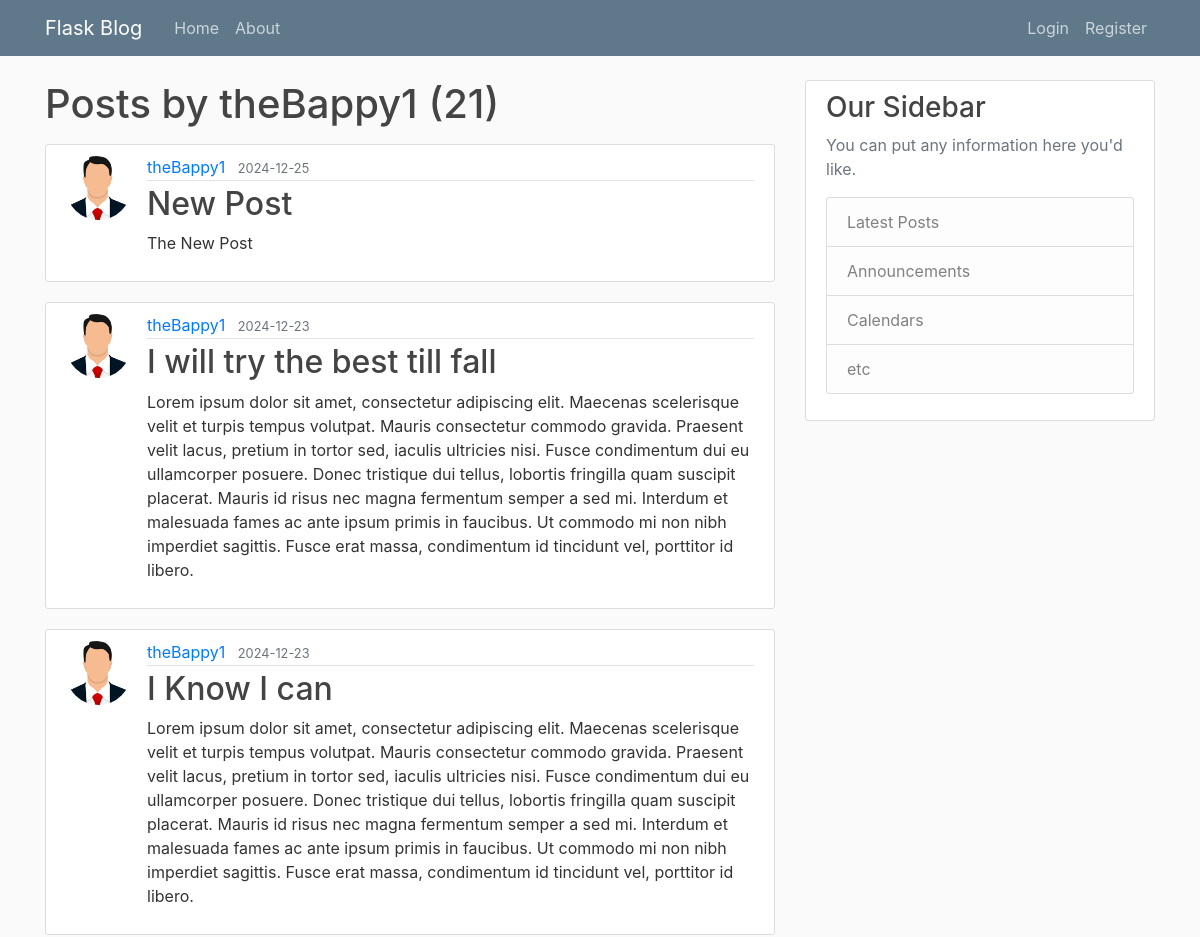
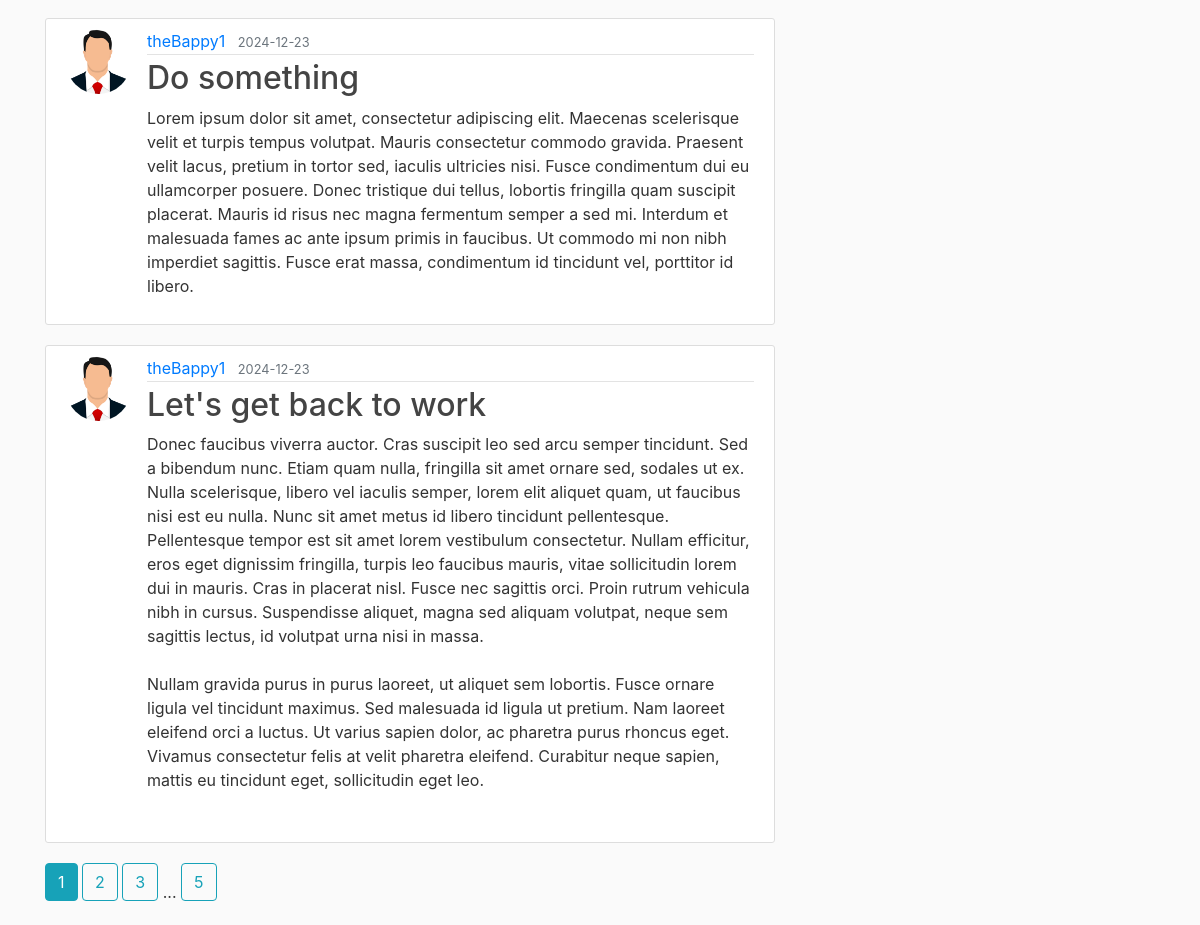
The app's page /user/theBappy1 with its own data (2 pictures, top to bottom).
### flaskblog/models.py (models this page shows, shortened)
class User(db.Model, UserMixin):
    id = db.Column(db.Integer, primary_key=True)
    username = db.Column(db.String(20), unique=True, nullable=False)
    email = db.Column(db.String(120), unique=True, nullable=False)
    image_file = db.Column(db.String(20), nullable=False, default='default.jpg')
    password = db.Column(db.String(60), nullable=False)
    posts = db.relationship('Post', backref='author', lazy=True)

class Post(db.Model):
    id = db.Column(db.Integer, primary_key=True)
    title = db.Column(db.String(100), nullable=False)
    date_posted = db.Column(db.DateTime, nullable=False, default=datetime.utcnow)
    content = db.Column(db.Text, nullable=False)
    user_id = db.Column(db.Integer, db.ForeignKey('user.id'), nullable=False)

### flaskblog/users/routes.py (the view)
@users.route("/user/<string:username>")
def user_posts(username):
    page = request.args.get('page', 1, type=int)
    user = User.query.filter_by(username=username).first_or_404()
    posts = Post.query.filter_by(author=user)\
        .order_by(Post.date_posted.desc())\
        .paginate(page=page, per_page=5)
    return render_template('user_posts.html', posts=posts, user=user)

### flaskblog/templates/user_posts.html
{% extends "layout.html" %}
{% block content %}
    <h1 class="mb-3">Posts by {{ user.username }} ({{ posts.total }})</h1>
    {% for post in posts.items %}
        <article class="media content-section">
          <img class="rounded-circle article-img" src="{{ url_for('static', filename='profile_pics/' + post.author.image_file) }}">
          <div class="media-body">
            <div class="article-metadata">
              <a class="mr-2" href="{{ url_for('users.user_posts', username=post.author.username) }}">{{ post.author.username }}</a>
              <small class="text-muted">{{ post.date_posted.strftime('%Y-%m-%d') }}</small>
            </div>
            <h2><a class="article-title" href="{{ url_for('posts.post', post_id=post.id) }}">{{ post.title }}</a></h2>
            <p class="article-content">{{ post.content }}</p>
          </div>
        </article>
    {% endfor %}
    {% for page_num in posts.iter_pages(left_edge=1, right_edge=1, left_current=1, right_current=2) %}
      {% if page_num %}
        {% if posts.page == page_num %}
          <a class="btn btn-info mb-4" href="{{ url_for('users.user_posts', username=user.username, page=page_num) }}">{{ page_num }}</a>
        {% else %}
          <a class="btn btn-outline-info mb-4" href="{{ url_for('users.user_posts', username=user.username, page=page_num) }}">{{ page_num }}</a>
        {% endif %}
      {% else %}
        ...
      {% endif %}
    {% endfor %}
{% endblock content %}

### flaskblog/static/main.css (style rules this page uses)
body { background: #fafafa; color: #333333; margin-top: 5rem; }
h1, h2, h3, h4, h5, h6 { color: #444444; }
.content-section { background: #ffffff; padding: 10px 20px; border: 1px solid #dddddd; border-radius: 3px; margin-bottom: 20px; }
.article-title { color: #444444; }
.article-content { white-space: pre-line; }
.article-img { height: 65px; width: 65px; margin-right: 16px; }
.article-metadata { padding-bottom: 1px; margin-bottom: 4px; border-bottom: 1px solid #e3e3e3 }

### records on screen
User: username "theBappy1"
Post: image_file (picture), author.username "theBappy1", date_posted "2024-12-25", title "New Post", content "The New Post"
Post: image_file (picture), author.username "theBappy1", date_posted "2024-12-23", title "I will try the best till fall", content "Lorem ipsum dolor sit amet, consectetur adipiscing elit. Maecenas scelerisque velit et turpis tempus volutpat. Mauris consectetur commodo gravida. Praesent velit lacus, pretium in tortor sed, iaculis ultricies nisi. Fusce condimentum dui eu ullamcorper posuere. Donec tristique dui tellus, lobortis fringilla quam suscipit placerat. Mauris id risus nec magna fermentum semper a sed mi. Interdum et malesuada fames ac ante ipsum primis in faucibus. Ut commodo mi non nibh imperdiet sagittis. Fusce erat massa, condimentum id tincidunt vel, porttitor id libero."
Post: image_file (picture), author.username "theBappy1", date_posted "2024-12-23", title "I Know I can", content "Lorem ipsum dolor sit amet, consectetur adipiscing elit. Maecenas scelerisque velit et turpis tempus volutpat. Mauris consectetur commodo gravida. Praesent velit lacus, pretium in tortor sed, iaculis ultricies nisi. Fusce condimentum dui eu ullamcorper posuere. Donec tristique dui tellus, lobortis fringilla quam suscipit placerat. Mauris id risus nec magna fermentum semper a sed mi. Interdum et malesuada fames ac ante ipsum primis in faucibus. Ut commodo mi non nibh imperdiet sagittis. Fusce erat massa, condimentum id tincidunt vel, porttitor id libero."
Post: image_file (picture), author.username "theBappy1", date_posted "2024-12-23", title "Do something", content "Lorem ipsum dolor sit amet, consectetur adipiscing elit. Maecenas scelerisque velit et turpis tempus volutpat. Mauris consectetur commodo gravida. Praesent velit lacus, pretium in tortor sed, iaculis ultricies nisi. Fusce condimentum dui eu ullamcorper posuere. Donec tristique dui tellus, lobortis fringilla quam suscipit placerat. Mauris id risus nec magna fermentum semper a sed mi. Interdum et malesuada fames ac ante ipsum primis in faucibus. Ut commodo mi non nibh imperdiet sagittis. Fusce erat massa, condimentum id tincidunt vel, porttitor id libero."
Post: image_file (picture), author.username "theBappy1", date_posted "2024-12-23", title "Let's get back to work", content "Donec faucibus viverra auctor. Cras suscipit leo sed arcu semper tincidunt. Sed a bibendum nunc. Etiam quam nulla, fringilla sit amet ornare sed, sodales ut ex. Nulla scelerisque, libero vel iaculis semper, lorem elit aliquet quam, ut faucibus nisi est eu nulla. Nunc sit amet metus id libero tincidunt pellentesque. Pellentesque tempor est sit amet lorem vestibulum consectetur. Nullam efficitur, eros eget dignissim fringilla, turpis leo faucibus mauris, vitae sollicitudin lorem dui in mauris. Cras in placerat nisl. Fusce nec sagittis orci. Proin rutrum vehicula nibh in cursus. Suspendisse aliquet, magna sed aliquam volutpat, neque sem sagittis lectus, id volutpat urna nisi in massa. Nullam…"

### other values on screen
{{ posts.total }} "21"
{{ page_num }} "1"
{{ page_num }} "2" "3" "5"
